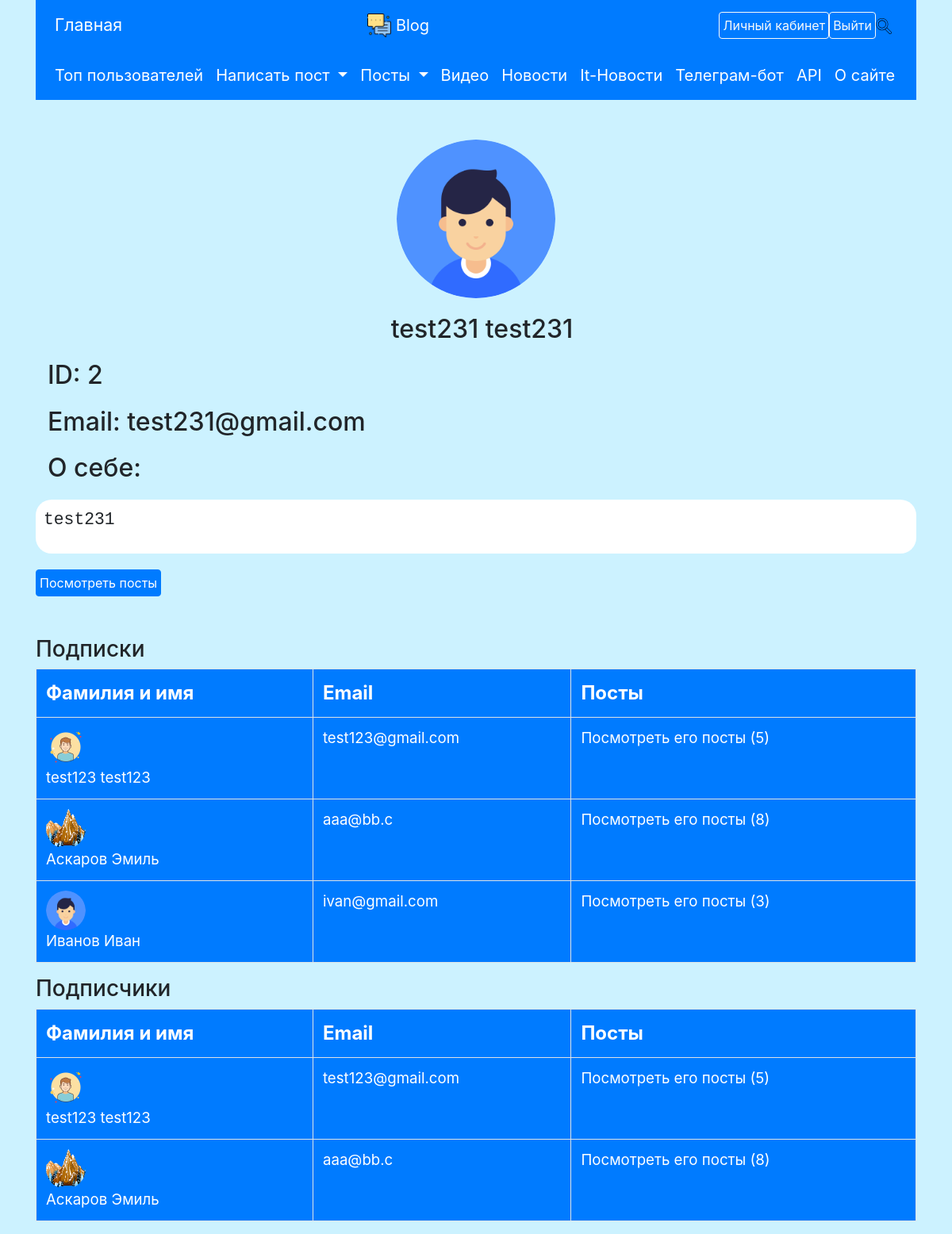
Before: /users/2 (signed in) with the older database file.
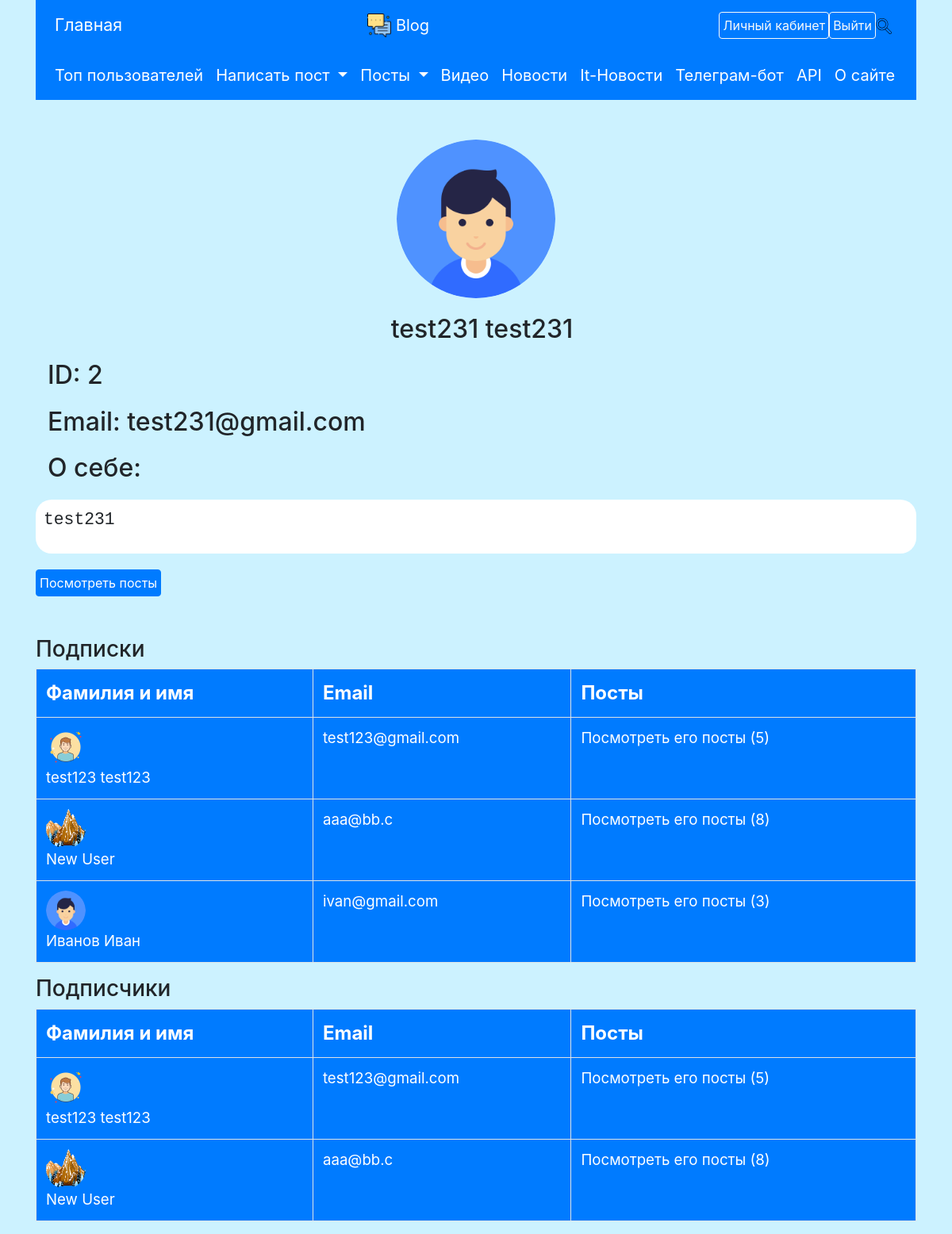
After: the same page with the newer database file.
### data/users.py (models this page shows, shortened)
class User(SqlAlchemyBase, UserMixin, SerializerMixin):
    __tablename__ = 'users'
    id = sqlalchemy.Column(sqlalchemy.Integer,
                           primary_key=True, autoincrement=True)
    surname = sqlalchemy.Column(sqlalchemy.String, nullable=True)
    name = sqlalchemy.Column(sqlalchemy.String, nullable=True)
    about = sqlalchemy.Column(sqlalchemy.String, nullable=True)
    email = sqlalchemy.Column(sqlalchemy.String,
                              index=True, unique=True, nullable=True)
    hashed_password = sqlalchemy.Column(sqlalchemy.String, nullable=True)
    icon = sqlalchemy.Column(sqlalchemy.String, default='default_user.png')
    posts = orm.relation("Post", back_populates='author')
    followed = orm.relationship('User',
                                secondary=followers,
                                primaryjoin=(followers.c.follower_id == id),
                                secondaryjoin=(followers.c.followed_id == id),
                                backref=orm.backref('followers',
                                                    lazy='dynamic'),
                                lazy='dynamic')
    subscribed = orm.relationship('User',
                                  secondary=subscribers,
                                  primaryjoin=(
                                          subscribers.c.subscriber_id == id),
                                  secondaryjoin=(
                                          subscribers.c.subscribed_id == id),
                                  backref=orm.backref('subscribers',
                                                      lazy='dynamic'),
                                  lazy='dynamic')
    liked_posts = orm.relation('Post', secondary='liked')
    kol_likes = None  # суммарное кол-во лайков за все его посты
    def is_following(self, user):
        return self.followed.filter(followers.c.followed_id == user.id).count()

### main.py (the view)
@app.route("/users/<int:id>")
@login_required
def user_by_id(id):
    db_sess = db_session.create_session()
    user = db_sess.query(User).get(id)
    cur_user = db_sess.query(User).get(current_user.id)  # Текущий пользователь
    if not user:
        abort(404)
    return render_template("user.html",
                           title=f'{user.name} {user.surname}', user=user,
                           is_subscribed=cur_user.is_following(user),
                           is_cur_user=(id == current_user.id))

### data/db_session.py (called while the page is built)
def create_session() -> Session:
    global __factory
    return __factory()

### main.py (called while the page is built)
@login_manager.user_loader
def load_user(user_id):
    db_sess = db_session.create_session()
    return db_sess.query(User).get(user_id)

### templates/user.html (shortened to what this page needs)
{% extends "base.html" %}
{% block content %}
<div style="text-align: center;">
<img height="200px" width="200px" style="border-radius: 50%;"
     src="{{ url_for('static', filename='img/users/') + user.icon
        }}"
     alt="Аватарка">
<h2 style="margin: 20px 0;">{{ user.surname }} {{ user.name }}</h2>
        </div>
<h2 style="margin: 20px 0;">ID: {{ user.id }}</h2>
<h2 style="margin: 20px 0;">Email: {{ user.email }}</h2>
<h2 style="margin: 20px 0;">О себе: </h2>
<div
        style="margin-bottom: 20px; background-color: white; border-radius: 20px; padding: 10px 10px; ">
<pre style="font-size: 16pt;">{{ user.about }}</pre>
</div>
<a class="btn btn-primary p-1" href="/posts/users/{{ user.id }}">
    Посмотреть посты</a>
<h3 style="margin-top: 50px;">Подписки</h3>
<table width="100%" class="table table-bordered" style="color: white; font-size: 14pt;">
    <tr class="bg-primary" style="font-size: 18pt; font-weight:bold;">
        <td>Фамилия и имя</td>
        <td>Email</td>
        <td>Посты</td>
    </tr>
    {% for user1 in user.followed %}
    <tr class="bg-primary">
                <td><img alt="Профиль пользователя" width="50px" height="50px"
                                 src="{{url_for('static', filename='img/users/') + user1.icon}}"
                                 style="border-radius: 50%;">
<a href="/users/{{ user1.id }}" style="color: white;">{{ user1.surname }} {{ user1.name }}</a></td>
        <td>{{ user1.email }}</td>
        <td><a href="/posts/users/{{ user1.id }}" style="color: white;">Посмотреть его посты ({{
           user1.posts | length }})</a></td>
    </tr>
    {% endfor %}
</table>
<h3>Подписчики</h3>
<table width="100%" class="table table-bordered" style="color: white; font-size: 14pt;">
    <tr class="bg-primary" style="font-size: 18pt; font-weight:bold;">
        <td>Фамилия и имя</td>
        <td>Email</td>
        <td>Посты</td>
    </tr>
    {% for user1 in user.subscribed %}
    <tr class="bg-primary">
                <td><img alt="Профиль пользователя" width="50px" height="50px"
                                 src="{{url_for('static', filename='img/users/') + user1.icon}}"
                                 style="border-radius: 50%;">
<a href="/users/{{ user1.id }}" style="color: white;">{{ user1.surname }} {{ user1.name }}</a></td>
        <td>{{ user1.email }}</td>
        <td><a href="/posts/users/{{ user1.id }}" style="color: white;">Посмотреть его посты ({{
           user1.posts | length }})</a></td>
    </tr>
    {% endfor %}
</table>
{% endblock %}

### templates/base.html (shortened to what this page needs)
<!doctype html>
<html lang="en">
<head>
    <link rel="stylesheet"
          href="https://cdn.jsdelivr.net/npm/bootstrap@4.6.0/dist/css/bootstrap.min.css"
>
    <link rel="stylesheet"
          href="{{ url_for('static', filename='css/style.css') }}">
</head>
<body>
<div class="container">
    <nav class="navbar navbar-expand-lg navbar-dark bg-primary"
         style="font-size: 16pt;">
        <div class="collapse navbar-collapse" id="navbarSupportedContent">
            <ul class="navbar-nav mr-auto col-3">
                <li class="nav-item active">
                    <a class="nav-link" href="/">Главная <span class="sr-only">(current)</span></a>
                </li>
            </ul>
            <div class="col-4 text-center">
                <a class="navbar-brand" href="/">
                    <img src="/static/img/favicon.ico" width="30" height="30"
                         class="d-inline-block align-top" alt="">
                    Blog
                </a>
            </div>
            <div class="col-5 d-flex justify-content-end align-items-center">
                {% if current_user.is_authenticated %}
                <a href="/about_user"
                   class="btn btn-outline-light my-2 my-sm-0 p-1">
                    Личный кабинет</a>
                <a href="/logout"
                   class="btn btn-outline-light my-2 my-sm-0 p-1">
                    Выйти</a>
                {% endif %}
                <a class="text-muted" href="/search">
                    <img src="/static/img/loop.svg" width="20" height="20"
                         class="" alt="">
                </a>
            </div>
        </div>
    </nav>
    <nav class="navbar navbar-expand-lg navbar-dark bg-primary"
         style="font-size: 15pt;">
        <div class="collapse navbar-collapse" id="navbarNav">
            <ul class="navbar-nav">
                <li class="nav-item active">
                    <a class="nav-link" href="/users">Топ пользователей</a>
                </li>
                <li class="nav-item dropdown active">
                    <a class="nav-link dropdown-toggle" href="#"
                       id="navbarDropdownMenuLink2" role="button"
                       data-toggle="dropdown" aria-haspopup="true"
                       aria-expanded="false">
                        Написать пост
                    </a>
                </li>
                <li class="nav-item dropdown active">
                    <a class="nav-link dropdown-toggle" href="#"
                       id="navbarDropdownMenuLink" role="button"
                       data-toggle="dropdown" aria-haspopup="true"
                       aria-expanded="false">
                        Посты
                    </a>
                </li>
                <li class="nav-item active">
                    <a class="nav-link"
                       href="{{ url_for('search', kind='videos') }}">Видео </a>
                </li>
                <li class="nav-item active">
                    <a class="nav-link" href="/news">Новости </a>
                </li>
                <li class="nav-item active">
                    <a class="nav-link" href="/it_news">It-Новости </a>
                </li>
                <li class="nav-item active">
                    <a class="nav-link"
                       href="https://t.me/CreateAnonymNoteBot">
                        Телеграм-бот </a>
                </li>
                <li class="nav-item active">
                    <a class="nav-link" href="/api">API</a>
                </li>
                <li class="nav-item active">
                    <a class="nav-link" href="/about">О сайте</a>
                </li>
            </ul>
        </div>
    </nav>
</div>
<main role="main" class="container" style="margin-top: 50px;">
    {% block content %}{% endblock %}
</main>
</body>
</html>

### static/css/style.css (style rules this page uses)
body { background-color: #ccf2ff; }
h2 { text-indent: 15px; }
td { white-space: pre-wrap; }
pre, p { font-size: 15px; }
pre { white-space: pre-wrap; }
.text-muted, a.text-muted:hover, a.text-muted:focus { color: #acacac; }

Changed rows visible on the page:
changed User "aaa@bb.c": surname "Аскаров" → "New"; name "Эмиль" → "User"
